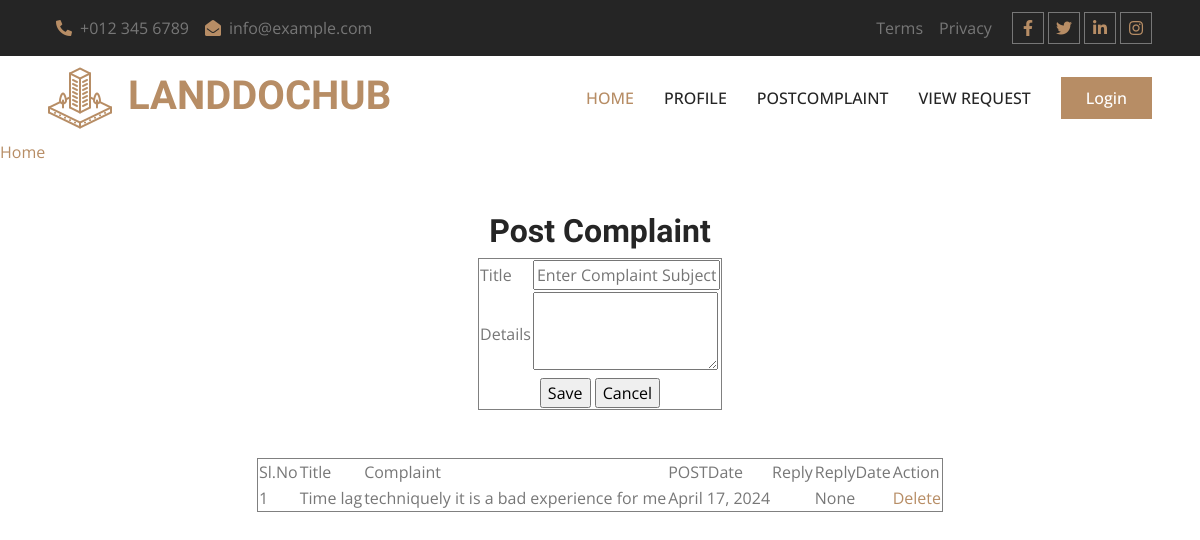
The page /Office/POSTComplaint/ (signed in) on the database its author committed.
### User/models.py (models this page shows)
class tbl_complaint(models.Model):
    complaint_title=models.CharField(max_length=500)
    complaint_details=models.CharField(max_length=500)
    complaint_postdate=models.DateField(auto_now_add=True)
    complaint_reply=models.CharField(max_length=500)
    complaint_replydate=models.DateField(null=True)
    complaint_status = models.IntegerField(default="0")
    user = models.ForeignKey(tbl_user, on_delete=models.CASCADE,null=True)
    office=models.ForeignKey(tbl_office, on_delete=models.CASCADE,null=True)

### Office/views.py (the view)
# urls.py: path('POSTComplaint/',views.POSTComplaint,name="POSTComplaint"),
def POSTComplaint(request):
    data=tbl_complaint.objects.filter(office=request.session["oid"])
    userID=tbl_office.objects.get(id=request.session["oid"])
    if request.method=="POST":
        title=request.POST.get('txttitle')
        details=request.POST.get('txtcomplaint')
        tbl_complaint.objects.create(complaint_title=title,complaint_details=details,office=userID)
        return redirect("Office:POSTComplaint")
    else:
        return render(request,"Office/POSTComplaint.html",{"data":data})

### Office/Templates/Office/POSTComplaint.html (shortened to what this page needs)
{% extends 'Office/Header.html' %}
{% load static %}
{% block content %}<!DOCTYPE html>
<html lang="en">
<head>
</head>
<body>
    <a href="{% url 'Office:homepage' %}">Home</a>
    <form action="" method="post">
        <table align="center" border="1">
            <br><br>
            <h2 align="center">Post Complaint</h2>
            <tr>
                <td>Title</td>
                <td><input type="text" name="txttitle" placeholder="Enter Complaint Subject" required></td>
            </tr>
            <tr>
                <td>Details</td>
                <td>
                    <textarea name="txtcomplaint" id="txtcomplaint" cols="20" rows="3"></textarea>
                </td>
            </tr>
            <tr>
                <td colspan="2" align="center">
                    <input type="submit" name="btnsubmit" value="Save">
                    <input type="reset" name="btncancel" value="Cancel">
                </td>
            </tr>
        </table>
        <br><br>
    </form>
</body>
</html>
<table border="1" align="center">
    <tr>
        <td>Sl.No</td>
        <td>Title</td>
        <td>Complaint</td>
        <td>POSTDate</td>
        <td>Reply</td>
        <td>ReplyDate</td>
        <td>Action</td>
    </tr>
    {% for i in data %}
    <tr>
        <td>{{forloop.counter}}</td>
        <td>{{i.complaint_title}}</td>
        <td>{{i.complaint_details}}</td>
        <td>{{i.complaint_postdate}}</td>
        <td>{{i.complaint_reply}}</td>
        <td>{{i.complaint_replydate}}</td>
        <td>
            <a href="{% url 'Office:delComplaint' i.id %}">Delete</a>
        </td>
    </tr>
    {% endfor %}
</table>
{% endblock content %}

### Guest/static/Main/css/style.css (style rules this page uses)
:root { --primary: #B78D65; --light: #F8F8F8; --dark: #252525; }
h1, h2, .h1, .h2, .fw-bold { font-weight: 600 !important; }

### rows shown on the page
tbl_complaint: complaint_title "Time lag", complaint_details "techniquely it is a bad experience for me", complaint_postdate "April 17, 2024", complaint_replydate "None"
